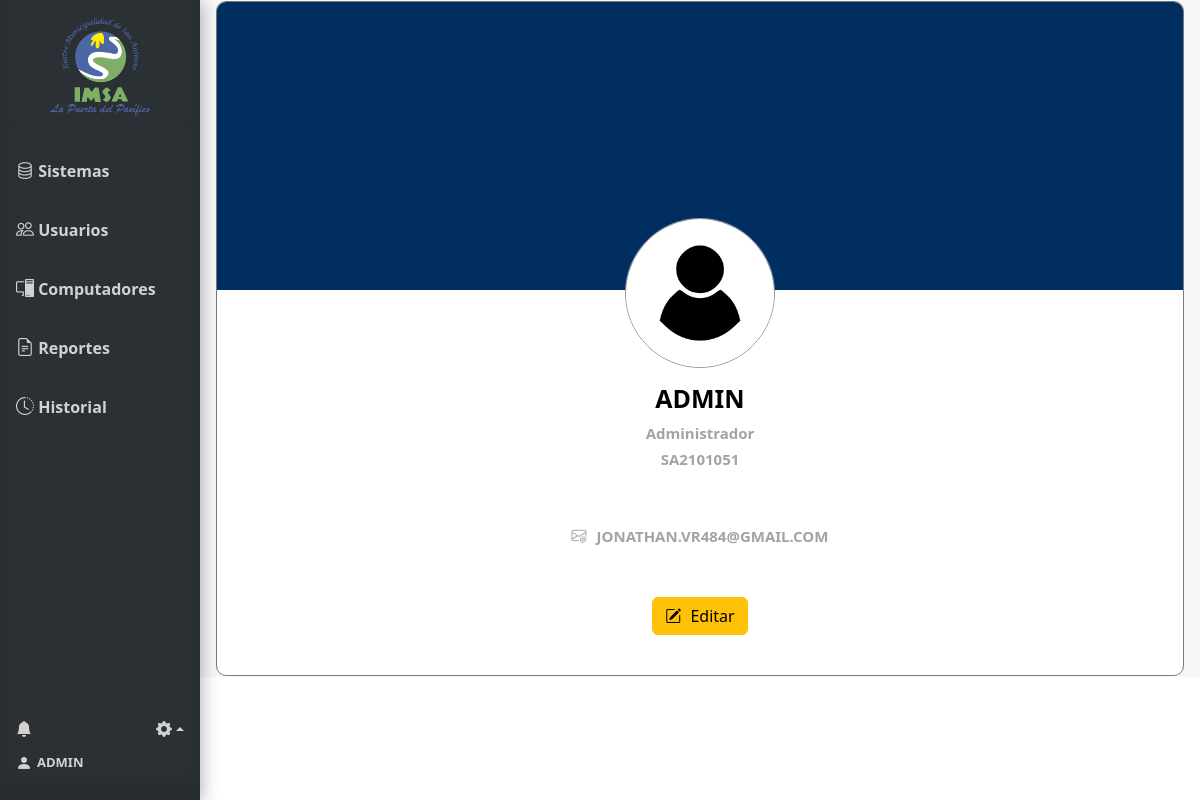
Screenshot of /cuenta (signed in) with the database file from the repository.
### tables this page shows
CREATE TABLE Usuario (
    Id_usuario INTEGER PRIMARY KEY AUTOINCREMENT,
    Nombre_user VARCHAR(100),
    Email VARCHAR(100),
    Psw VARCHAR(100),
    id_tipo_usuario INTEGER,
    FOREIGN KEY (id_tipo_usuario) REFERENCES Tipo_usuario(id_tipo_usuario)
);

CREATE TABLE Tipo_usuario (
    id_tipo_usuario INTEGER PRIMARY KEY AUTOINCREMENT,
    nombre_tipo_usuario VARCHAR(100)
);

CREATE TABLE Pc (
    Id_pc INTEGER PRIMARY KEY AUTOINCREMENT,
    Nombre_pc VARCHAR(100),
    Placa VARCHAR(50),
    Almacenamiento INTEGER,  -- en GB
    Ram INTEGER,    -- en GB
    Fuente VARCHAR(100)
);

### app.py (the view, shortened to what this page needs)
@app.route('/cuenta', methods=['GET', 'POST'])
@requiere_tipo_usuario(1, 2, 3)
@login_required
def cuenta():
    user = current_user
    num_notificaciones_totales = get_total_notifications(user.id)
    info_notificaciones = get_info_notifications(user.id)
    form = EditarMiCuenta()
    conn = get_db_connection()
    tipo_usuario = conn.execute(
        'SELECT nombre_tipo_usuario FROM Tipo_usuario WHERE id_tipo_usuario = ?',
        (user.id_tipo_usuario,)
    ).fetchone()
    tipo_usuario = tipo_usuario['nombre_tipo_usuario'] if tipo_usuario else 'Desconocido'
    try:
        id_pc_mas_utilizado = conn.execute('''
                        SELECT Id_pc
                        FROM Usuario_Sistema_PC
                        WHERE Id_usuario = ?
                        GROUP BY Id_pc
                        ORDER BY COUNT(*) DESC
                        LIMIT 1
                    ''', (user.id,)).fetchone()
        if id_pc_mas_utilizado:
            id_pc_mas_utilizado = id_pc_mas_utilizado['Id_pc']
            nombre = conn.execute('SELECT Nombre_pc FROM Pc WHERE Id_pc = ?', (id_pc_mas_utilizado,)).fetchone()
            if nombre:
                nombre = nombre['Nombre_pc']
            else:
                nombre = 'Computador no encontrado'
        else:
            nombre = 'Computador no asignado'
    except Exception as e:
        nombre = 'Computador no asignado'
        print(f"Error al obtener el nombre del PC: {e}")
    conn.close()
    data = {'user': user, 'tipo_usuario': tipo_usuario, 'nombre': nombre}
    return render_template('miCuenta.html',
                           user=user,
                           data=data,
                           form=form,
                           num_notificaciones_totales=num_notificaciones_totales,
                           info_notificaciones=info_notificaciones)

### app.py (called while the page is built)
@login_manager.user_loader
def load_user(user_id):
    return Usuario.get_by_id(user_id)

def get_db_connection():
    conn = sqlite3.connect('database.db')
    conn.row_factory = sqlite3.Row
    return conn

def requiere_tipo_usuario(*roles_permitidos):
    def decorator(f):
        @wraps(f)
        def decorated_function(*args, **kwargs):
            if 'id_tipo_usuario' not in session:
                return redirect(url_for('login'))
            if session['id_tipo_usuario'] not in roles_permitidos:
                return redirect(url_for('index'))
            return f(*args, **kwargs)
        return decorated_function
    return decorator

def get_total_notifications(user_id):
    conn = get_db_connection()
    total_notifications = conn.execute(
        'SELECT COUNT(*) FROM Notificaciones WHERE id_usuario = ?  AND leido = false',
        (user_id,)
    ).fetchone()[0]
    conn.close()
    return total_notifications

def get_info_notifications(user_id):
    conn = get_db_connection()
    info_notifiaciones= conn.execute(
        'SELECT * FROM Notificaciones WHERE id_usuario = ? ORDER BY id_notificacion DESC LIMIT 8',
        (user_id,)
    ).fetchall()
    conn.close()
    return info_notifiaciones

### model.py (called while the page is built)
def get_db_connection():
    conn = sqlite3.connect('database.db')
    conn.row_factory = sqlite3.Row
    return conn

    @staticmethod
    def get_by_id(id_usuario):
        conn = get_db_connection()
        user_data = conn.execute('SELECT * FROM Usuario WHERE Id_usuario = ?', (id_usuario,)).fetchone()
        conn.close()
        if user_data:
            return Usuario(
                user_data['Id_usuario'],
                user_data['Nombre_user'],
                user_data['Email'],
                user_data['Psw'],
                user_data['id_tipo_usuario']
            )
        return None

### templates/miCuenta.html (shortened to what this page needs)
{% extends 'base.html' %}
{% block head %}
<link rel="stylesheet" href="{{ url_for('static', filename='css/style_miCuenta.css') }}">
{% endblock %}
{% block content %}
<section class="carta">
    <img src="{{ url_for('static', filename='img/fondoPerfil.jpg') }}" alt="Fondo de la carta" class="fondoCarta">
    <img src="{{ url_for('static', filename='img/fotoPerfil.jpg') }}" alt="Foto de perfil" class="fotoPerfil">
    <div class="infoHeader">
        <div class="usuario-effect block-effect" style="--td:0.1s">
            <p class="usuario block-reveal" style="--bc: #2b3034; --d: 0.2s">{{ data['user']['nombre_usuario'] }}</p>
        </div>
        <div class="rol-effect block-effect2" style="--td:0.1s">
            <p class="rol block-reveal2" style="--bc: #2b3034; --d: 0.2s">{{ data['tipo_usuario'] }}</p>
        </div>
        <div class="rol-effect block-effect2" style="--td:0.1s">
            <p class="rol block-reveal2" style="--bc: #2b3034; --d: 0.2s">{{ data['nombre'] }}</p>
        </div>
    </div>
    <div class="info block-effect2" style="--td:0.1s">
        <p class="email block-reveal2" style="--bc: #2b3034; --d: 0.2s">
            <i class="bi bi-envelope-at" style="margin-right: 10px;"></i>{{ data['user']['email'] }}
        </p>
    </div>
    <button class="btn btn-warning botonEditar" type="button" data-bs-toggle="collapse" data-bs-target="#editarInfo"
        aria-expanded="false" aria-controls="collapseExample">
        <i class="bi bi-pencil-square" style="margin-right: 5px;"></i> Editar
    </button>
</section>
{% endblock %}

### templates/base.html (shortened to what this page needs)
<!doctype html>
<html lang="es">
<head>
  {% block head %} {% endblock %}
  <link rel="stylesheet" href="{{ url_for('static', filename='css/style_base.css') }}">
  <link href="https://cdn.jsdelivr.net/npm/bootstrap@5.3.3/dist/css/bootstrap.min.css" rel="stylesheet"
>
  <link href="https://cdn.jsdelivr.net/npm/bootstrap-icons/font/bootstrap-icons.css" rel="stylesheet">
</head>
<body>
  <div class="sidebar" style="display: flex; flex-direction: column; height: 100vh;">
    <div class="tituloMenu">
      <img src="{{ url_for('static', filename='img/logo.png') }}" alt="Logo-IMSA" width="100px">
    </div>
    <hr>
    <a href="{{ url_for('index') }}" class="slide_right {% if request.endpoint == 'index' %}active{% endif %}">
      <i class="bi bi-database" style="font-size: large !important;"></i>
      <b id="menu-link">Sistemas</b>
    </a>
    {% if session['id_tipo_usuario'] == 1 %}
    <a href="{{ url_for('usuarios') }}" class="slide_right {% if request.endpoint == 'usuarios' %}active{% endif %}">
      <i class="bi bi-people" style="font-size: large !important;"></i>
      <b id="menu-link">Usuarios</b>
    </a>
    {% endif %}
    <a href="{{ url_for('computadores') }}"
      class="slide_right {% if request.endpoint == 'computadores' %}active{% endif %}">
      <i class="bi bi-pc-display" style="font-size: large !important;"></i>
      <b id="menu-link">Computadores</b>
    </a>
    {% if session['id_tipo_usuario'] == 1 %}
    <a href="{{ url_for('reportes') }}" class="slide_right {% if request.endpoint == 'reportes' %}active{% endif %}">
      <i class="bi bi-file-earmark-text" style="font-size: large !important;"></i>
      <b id="menu-link">Reportes</b>
      {% endif %}
    </a>
    <a href="{{ url_for('historial') }}" class="slide_right {% if request.endpoint == 'historial' %}active{% endif %}">
      <i class="bi bi-clock-history" style="font-size: large !important;"></i>
      <b id="menu-link">Historial</b>
    </a>
    <div class="menuAbajo">
      <div class="ajuste_notificacion">
        <div class="notificacion">
          <a href="#" class="icon me-3" data-bs-toggle="modal" data-bs-target="#ModalNotifiaciones">
            <i class="bi bi-bell-fill position-relative">
            </i>
          </a>
        </div>
        <div class="ajustes btn-group dropup">
          <a href="" class="dropdown-toggle icon" data-bs-toggle="dropdown" aria-expanded="false">
            <i class="bi bi-gear-fill"></i></a>
        </div>
      </div>
      <div class="bodyCuenta">
        <a href="{{ url_for('cuenta') }}" id="cuenta">
          <i class="bi bi-person-fill" style="margin-right: 5px;"></i>
          <b style="font-size: small;"> {{ user.nombre_usuario}}</b>
        </a>
      </div>
    </div>
  </div>
  <div class="content">
    {% block content %}{% endblock %}
  </div>
</body>
</html>

### static/css/style_miCuenta.css (style rules this page uses)
html { font-family: 'Segoe UI'; }
.carta { width: 100%; border: 1px solid rgb(121, 121, 121); border-radius: 10px; overflow: hidden; display: flex; flex-direction: column; align-items: center; background: rgb(255, 255, 255); color: rgb(0, 0, 0); }
.fondoCarta { margin-top: -7rem; width: 100%; height: 400px; z-index: 1; }
.fotoPerfil { position: relative; margin-top: -4.5rem; border-radius: 80px; width: 150px; border: 1px solid rgb(155, 155, 155); z-index: 2; }
.infoHeader { display: flex; flex-direction: column; align-items: center; }
.usuario-effect { display: flex; justify-content: center; align-items: center; }
.usuario { margin-top: 0.5rem; font-size: 25px; font-weight: bold; }
.rol-effect { display: flex; justify-content: center; align-items: center; }
.rol { margin-top: -20px; font-weight: bold; font-size: 15px; }
.info { display: flex; justify-content: center; align-items: center; }
.email { margin-top: 10px; font-weight: bold; font-size: 15px; }
.block-effect2 { font-size: calc(8px + 6vw); }
.block-reveal2 { --t: calc(var(--td) + var(--d)); color: transparent; padding: 4px; position: relative; overflow: hidden; animation: revealBlock2 0s var(--t) forwards; }
.block-reveal2::after { content: ''; width: 0%; height: 100%; padding-bottom: 4px; position: absolute; top: 0; left: 0; background: #FFF; animation: revealingIn2 var(--td) var(--d) forwards, revealingOut2 var(--td) var(--t) forwards; }
.botonEditar { margin: 10px 0px 40px 0px; }

### static/css/style_base.css (style rules this page uses)
body { margin: 0; font-family: "Lato", sans-serif; height: 100vh; }
.content { background-color: #f7f7f7; }
*, *::before, *::after { margin: 0; padding: 0; }
.info { margin: 20px 0; text-align: center; }
p { color: #2e2e2e; margin-bottom: 20px; }
.block-effect { font-size: calc(8px + 6vw); }
.block-reveal { --t: calc(var(--td) + var(--d)); color: transparent; padding: 4px; position: relative; overflow: hidden; animation: revealBlock 0s var(--t) forwards; }
.block-reveal::after { content: ''; width: 0%; height: 100%; padding-bottom: 4px; position: absolute; top: 0; left: 0; background: #FFF; animation: revealingIn var(--td) var(--d) forwards, revealingOut var(--td) var(--t) forwards; }
.tituloMenu { display: flex; flex-direction: column; margin-top: 10px; margin-bottom: 10px; align-items: center; height: 11%; }
.sidebar { margin: 0; padding: 0; width: 200px; background-color: #2b3034; position: fixed; height: 100%; overflow: auto; box-shadow: inset 0 -1em 1em rgba(0, 0, 0, 0.1), 0.1em 0.1em 1em rgba(0, 0, 0, 0.3); }
.sidebar>a { display: flex; align-items: center; color: #d4d2d0; padding: 16px; text-decoration: none; display: inline-block; cursor: pointer; box-shadow: inset 0 0 0 0 #00213e; -webkit-transition: ease-out 0.4s; -moz-transition: ease-out 0.4s; transition: ease-out 0.4s; }
div.content { margin-left: 200px; padding: 1px 16px; }
#menu-link { margin: 15px 0px 15px 0px; }
.menuAbajo { display: flex; margin-top: auto; color: #d4d2d0; padding: 16px 16px 25px 16px; flex-direction: column; }
.menuAbajo a { color: #d4d2d0; text-decoration: none; cursor: pointer; }
.bodyCuenta { width: 80%; display: flex; justify-content: start; align-content: center; }
#cuenta { display: flex; align-items: center; }
.ajuste_notificacion { display: flex; flex-direction: row; justify-content: space-between; align-items: center; width: 100%; margin-bottom: 10px; }
.notificacion a { display: flex; flex-direction: row; }
.icon { transition-duration: 0.3s; -webkit-tap-highlight-color: rgba(0, 0, 0, 0); transform: translateZ(0); box-shadow: 0 0 1px rgba(0, 0, 0, 0); }

### rows the page displays
Usuario: nombre_usuario "ADMIN", user.nombre_usuario "ADMIN", user.email "JONATHAN.VR484@GMAIL.COM"
Tipo_usuario: tipo_usuario "Administrador"
Pc: nombre "SA2101051"
